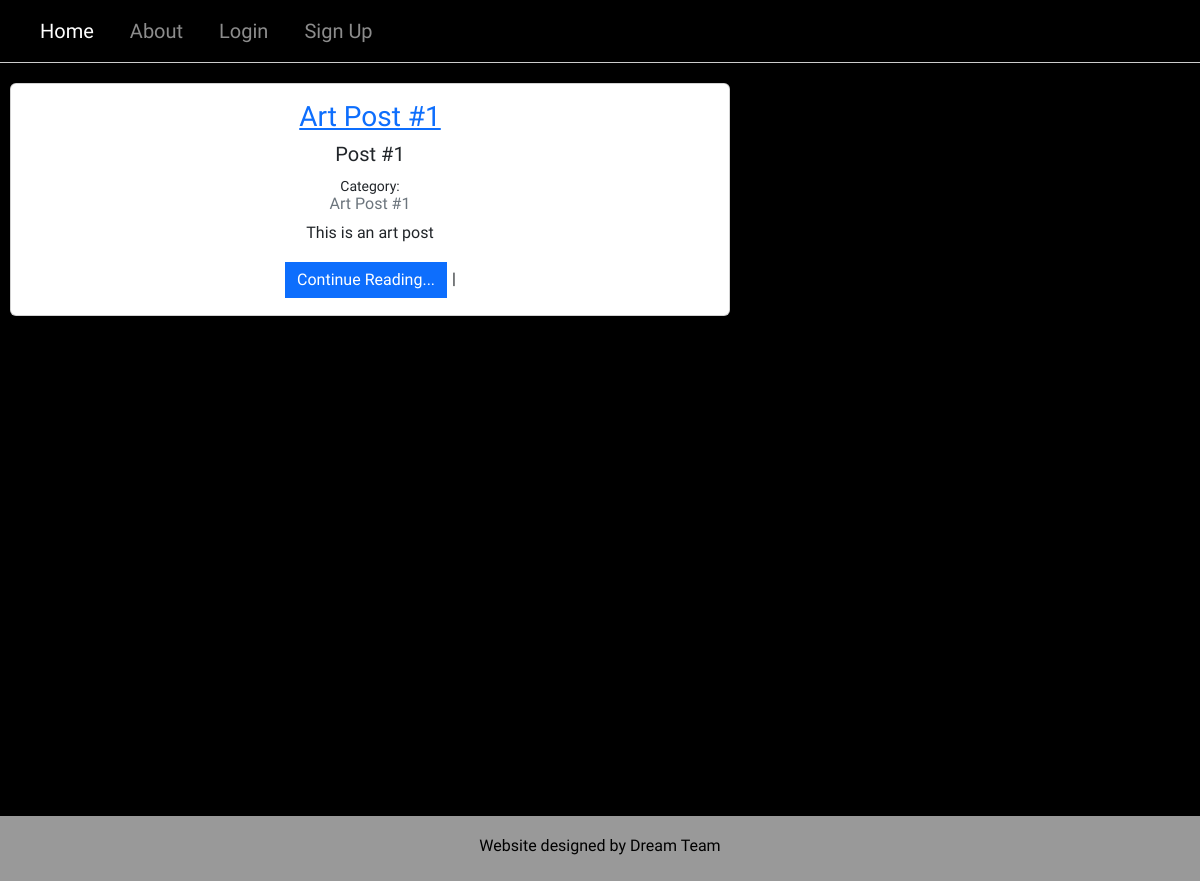
Page /posts/1/ on the earlier database version.
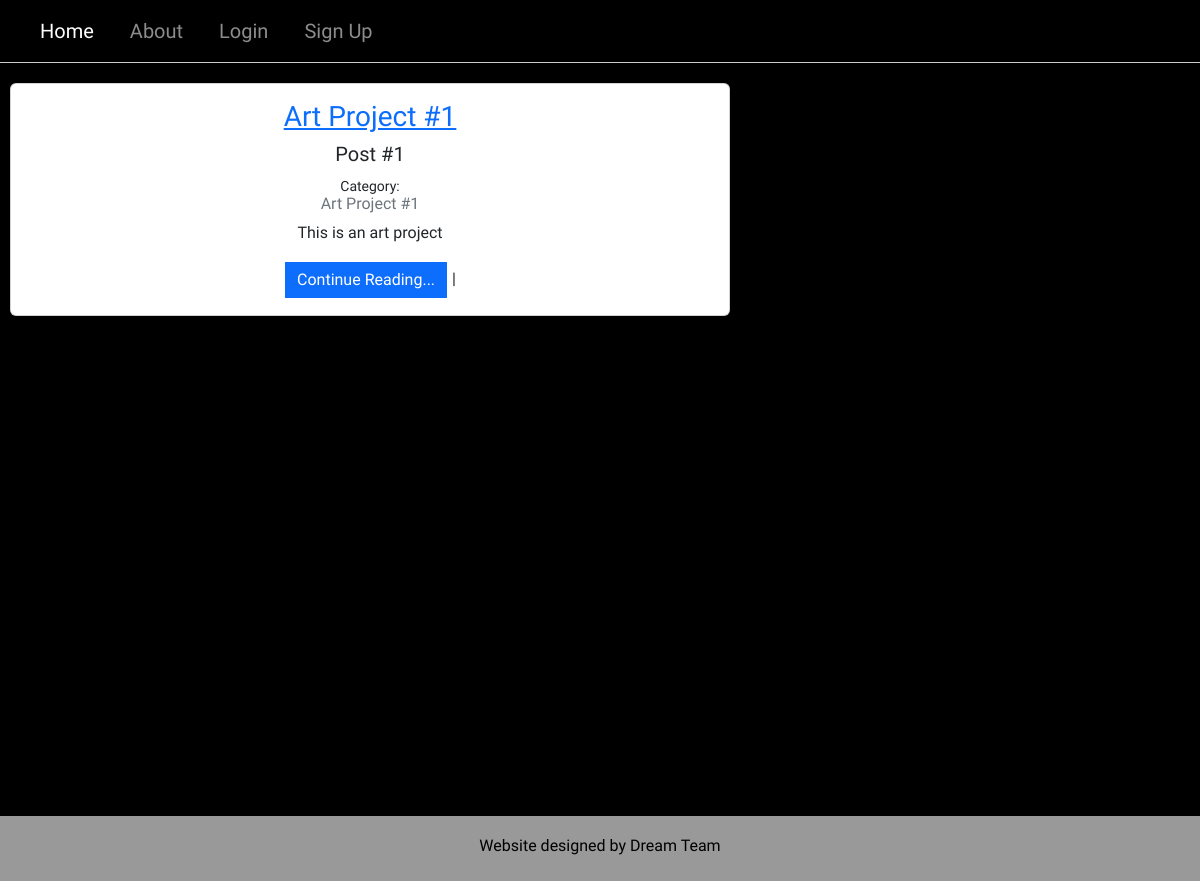
Same page on the later database version.
### posts/models.py (models this page shows, shortened)
class Content(models.Model):
    title = models.CharField(max_length=128)
    text = models.TextField()
    content = models.CharField(max_length=5000, null=True)

### posts/views.py (the view)
# urls.py: path('<int:pk>/', PostDetailView.as_view(), name='blog_detail'),
class PostDetailView(DetailView):
    template_name = "photography/detail.html"
    model = Content
    def get_context_data(self, **kwargs):
        context = super().get_context_data(**kwargs)
        context['image_img'] = Image.objects.all()
        return context

### templates/photography/detail.html (shortened to what this page needs)
{% extends 'base.html' %}
{% load static %}
{% block content %}
<div class="card" style="padding: 10; margin: 10px; width: 60%;">
    <div class="card-body">
        <h3>
            <a href="{% url 'content_detail' content.id %}">{{ content.title }}</a>
        </h3>
        <h5 class="card-title">Post #{{ content.id }}</h5>
        <small>Category: {{ content.theme }}</small>
        <h6 class="card-subtitle mb-2 text-muted">{{ content.title }}</h6>
        <p class="card-text">{{ content.text|truncatechars:512 }}</p>
        <a href="{% url 'content_detail' content.id %}" class="btn btn-primary">Continue Reading...</a> |
    </div>
</div>
{% endblock content %}

Differences in the rows shown:
changed Content id 1: title "Art Post #1" → "Art Project #1"; text "This is an art post" → "This is an art project"
